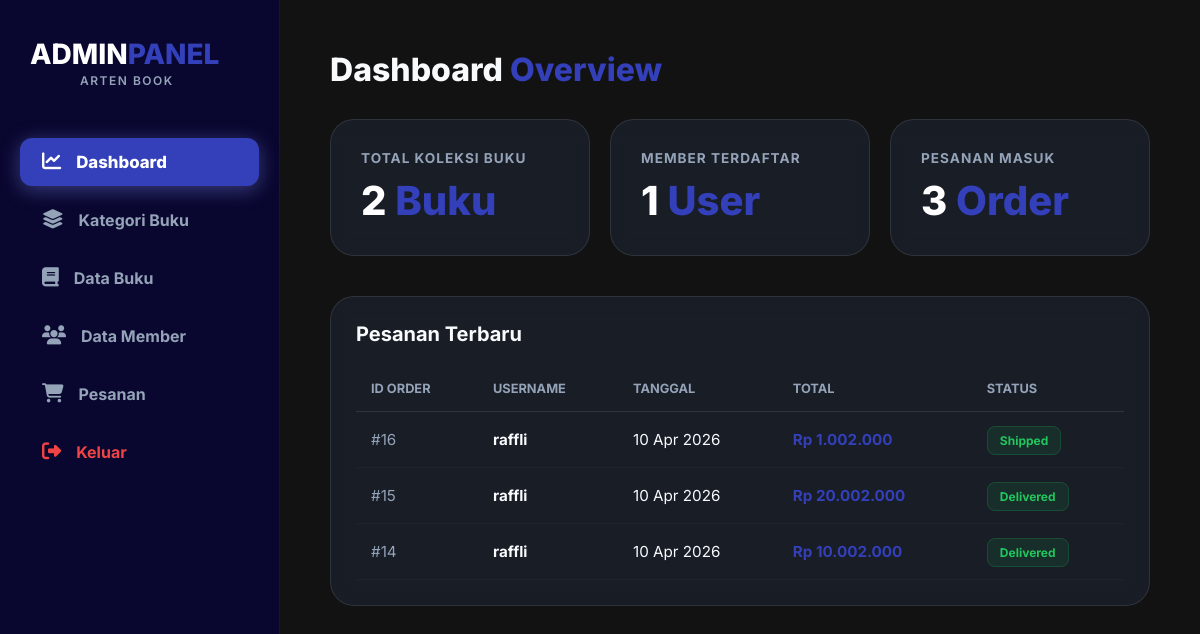
/admin/admin_dashboard.php (signed in), run on the app's committed database.
### tables this page shows
CREATE TABLE `orders` (
  `id` int(11) NOT NULL,
  `user_id` int(11) DEFAULT NULL,
  `book_id` int(11) DEFAULT NULL,
  `order_date` timestamp NOT NULL DEFAULT current_timestamp(),
  `total_amount` decimal(12,2) DEFAULT NULL,
  `status` enum('pending','paid','shipped','delivered','cancelled') DEFAULT 'pending',
  `nama` varchar(100) DEFAULT NULL,
  `phone` varchar(20) DEFAULT NULL,
  `alamat` text DEFAULT NULL,
  `metode_bayar` varchar(50) DEFAULT NULL
);

CREATE TABLE `users` (
  `id` int(11) NOT NULL,
  `username` varchar(50) NOT NULL,
  `password` varchar(255) NOT NULL,
  `email` varchar(100) NOT NULL,
  `fullname` varchar(100) NOT NULL,
  `phone` varchar(15) DEFAULT NULL,
  `role` enum('admin','user') DEFAULT 'user',
  `created_at` timestamp NOT NULL DEFAULT current_timestamp()
);

### admin/admin_dashboard.php (the view, shortened to what this page needs)
<?php
include '../config.php';
$q_buku = mysqli_query($conn, "SELECT COUNT(*) as total FROM buku");
$total_buku = mysqli_fetch_assoc($q_buku)['total'];
$q_member = mysqli_query($conn, "SELECT COUNT(*) as total FROM users WHERE role = 'user'");
$total_member = mysqli_fetch_assoc($q_member)['total'];
$q_orders = mysqli_query($conn, "SELECT COUNT(*) as total FROM orders");
$total_orders = mysqli_fetch_assoc($q_orders)['total'];
$query_recent = mysqli_query($conn, "SELECT orders.*, users.username
    FROM orders
    JOIN users ON orders.user_id = users.id
    ORDER BY orders.id DESC LIMIT 5");
?>
<!DOCTYPE html>
<html lang="id">
<head>
    <link rel="stylesheet" href="https://cdnjs.cloudflare.com/ajax/libs/font-awesome/6.4.2/css/all.min.css">
    <link rel="stylesheet" href="../assets/css/admin/admin_dashboard.css">
</head>
<body>
    <?php include '../include/sidebar_admin.php'; ?>
    <main class="main-content">
        <h1>Dashboard <span>Overview</span></h1>
        <div class="stats-grid">
            <div class="stat-card">
                <h3>Total Koleksi Buku</h3>
                <div class="value"><?= $total_buku; ?> <span>Buku</span></div>
            </div>
            <div class="stat-card">
                <h3>Member Terdaftar</h3>
                <div class="value"><?= $total_member; ?> <span>User</span></div>
            </div>
            <div class="stat-card">
                <h3>Pesanan Masuk</h3>
                <div class="value"><?= $total_orders; ?> <span>Order</span></div>
            </div>
        </div>
        <div class="table-card">
            <h2>Pesanan Terbaru</h2>
            <table>
                <thead>
                    <tr>
                        <th>ID Order</th>
                        <th>Username</th>
                        <th>Tanggal</th>
                        <th>Total</th>
                        <th>Status</th>
                    </tr>
                </thead>
                <tbody>
                    <?php if(mysqli_num_rows($query_recent) > 0): ?>
                        <?php while($row = mysqli_fetch_assoc($query_recent)): ?>
                        <tr>
                            <td style="color: var(--text-dim);">#<?= $row['id']; ?></td>
                            <td style="font-weight: 700;"><?= htmlspecialchars($row['username']); ?></td>
                            <td><?= date('d M Y', strtotime($row['order_date'])); ?></td>
                            <td style="color: var(--accent-purple); font-weight: 700;">Rp <?= number_format($row['total_amount'], 0, ',', '.'); ?></td>
                            <td><span class="status-badge"><?= $row['status']; ?></span></td>
                        </tr>
                        <?php endwhile; ?>
                    <?php else: ?>
                        <tr><td colspan="5" style="text-align: center; color: var(--text-dim); padding: 40px;">Belum ada pesanan terbaru.</td></tr>
                    <?php endif; ?>
                </tbody>
            </table>
        </div>
    </main>
</body>
</html>

### assets/css/admin/admin_dashboard.css (style rules this page uses)
:root { --bg-dark: #020617; --sidebar-bg: #0f172a; --accent-purple: #818cf8; --glass: rgba(30, 41, 59, 0.4); --glass-border: rgba(255, 255, 255, 0.1); --text-main: #f8fafc; --text-dim: #94a3b8; --danger: #ef4444; --success: #22c55e; }
* { margin: 0; padding: 0; box-sizing: border-box; }
body { font-family: 'Inter', sans-serif; background: var(--bg-dark); color: var(--text-main); display: flex; min-height: 100vh; }
.main-content { margin-left: 280px; flex-grow: 1; padding: 40px; width: calc(100% - 280px); }
h1 { font-size: 2rem; font-weight: 800; margin-bottom: 30px; }
h1 span { color: var(--accent-purple); }
.stats-grid { display: grid; grid-template-columns: repeat(3, 1fr); gap: 20px; margin-bottom: 40px; }
.stat-card { background: var(--glass); padding: 30px; border-radius: 24px; border: 1px solid var(--glass-border); backdrop-filter: blur(10px); }
.stat-card h3 { color: var(--text-dim); font-size: 0.85rem; text-transform: uppercase; letter-spacing: 1px; margin-bottom: 10px; }
.stat-card .value { font-size: 2.5rem; font-weight: 800; color: white; }
.stat-card .value span { color: var(--accent-purple); }
.table-card { background: var(--glass); border-radius: 24px; padding: 25px; border: 1px solid var(--glass-border); backdrop-filter: blur(10px); }
.table-card h2 { font-size: 1.25rem; margin-bottom: 20px; font-weight: 700; }
table { width: 100%; border-collapse: collapse; }
th { text-align: left; padding: 15px; color: var(--text-dim); border-bottom: 1px solid var(--glass-border); font-size: 0.8rem; text-transform: uppercase; }
td { padding: 18px 15px; border-bottom: 1px solid rgba(255,255,255,0.03); font-size: 0.95rem; }
.status-badge { background: rgba(34, 197, 94, 0.1); color: var(--success); padding: 6px 12px; border-radius: 8px; font-size: 0.75rem; font-weight: 700; border: 1px solid rgba(34, 197, 94, 0.2); text-transform: capitalize; }

### assets/css/include/sidebar_admin.css (style rules this page uses)
:root { --bg-dark: rgb(19, 18, 18); --sidebar-bg: #09072f; --accent-purple: #3340ba; --glass: rgba(30, 41, 59, 0.5); --text-main: #f8fafc; --text-dim: #94a3b8; --danger: #ef4444; }
.main-content { margin-left: 280px; flex-grow: 1; padding: 50px; width: calc(100% - 280px); transition: all 0.3s ease; }

### data on the page
orders: id "16", user.username "raffli", order_date "10 Apr 2026", total_amount "1.002.000", status "Shipped"
orders: id "15", user.username "raffli", order_date "10 Apr 2026", total_amount "20.002.000", status "Delivered"
orders: id "14", user.username "raffli", order_date "10 Apr 2026", total_amount "10.002.000", status "Delivered"

### other printed values
$total_buku "2"
$total_member "1"
$total_orders "3"
